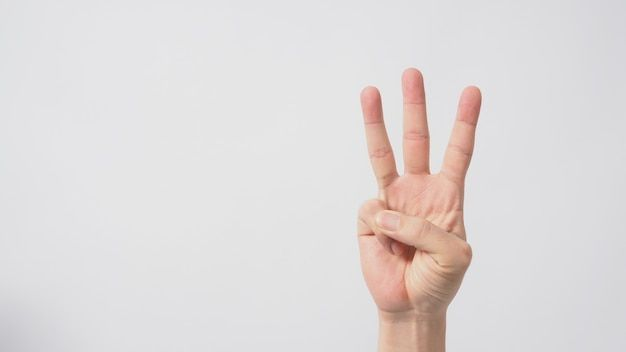
#> input picture imagens/positivas/sinal_1.jpg, 626 x 352 px; its folder holds 4 pictures in this run
$ python try.py
#> lines starting #> are read from the running program, lines starting #| are printed output that depends on the picture
import cv2
import numpy as np
import imutils
from sklearn import svm
from sklearn.model_selection import train_test_split
from sklearn.metrics import accuracy_score

# Carregar as imagens de treinamento e seus rótulos
imagens_treinamento = []
rotulos_treinamento = []

#Dimensões
x = 100
y = 100
largura = 200
altura = 200

# Carregar imagens positivas (sinais)
for i in range(1, 6):
    imagem = cv2.imread(f"imagens/positivas/sinal_{i}.jpg", 0)  # Substitua pelo caminho correto das imagens
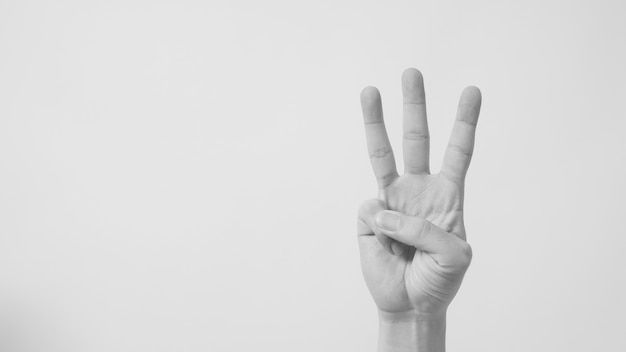
#> imagem: shape (352, 626); min 57, max 239, mean 219.5
    imagem_redimensionada = cv2.resize(imagem, (300, 300))
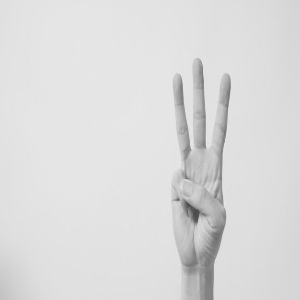
#> imagem_redimensionada: shape (300, 300); min 71, max 237, mean 219.5
    imagens_treinamento.append(imagem_redimensionada)
    rotulos_treinamento.append(1)
#> pass 2 of the loop `for i in range(1, 6):`:
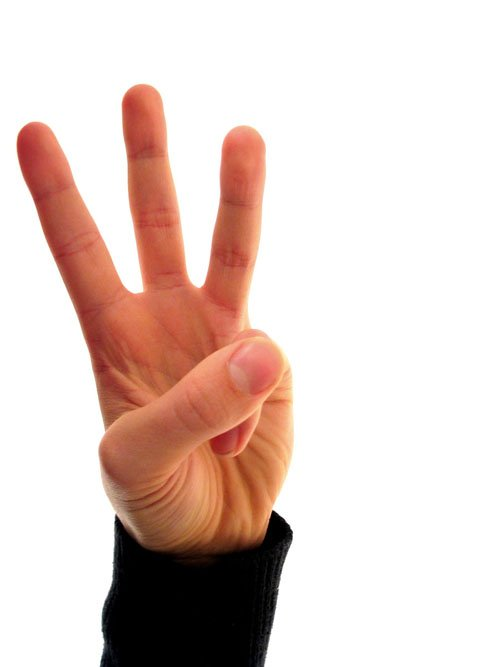
#> input picture imagens/positivas/sinal_2.jpg, 500 x 667 px
#> `imagem = cv2.imread(f"imagens/positivas/sinal_{i}.jpg", 0)`:
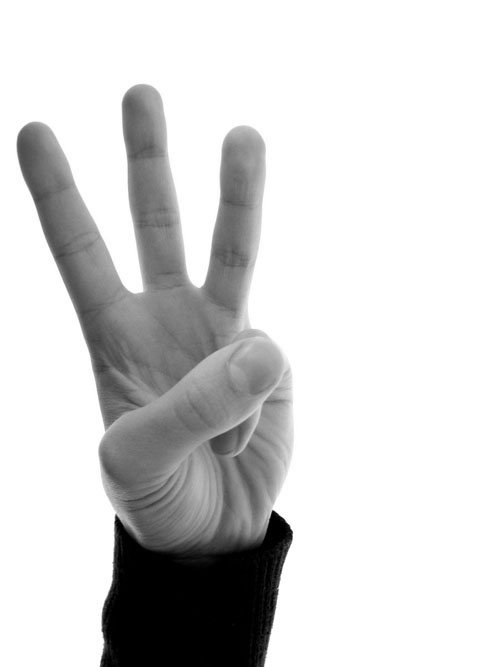
#> imagem: shape (667, 500); min 0, max 255, mean 212.5
#> `imagem_redimensionada = cv2.resize(imagem, (300, 300))`:
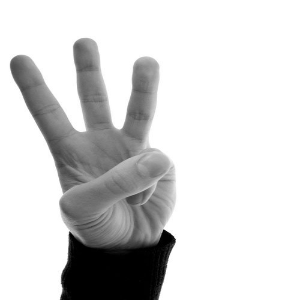
#> imagem_redimensionada: shape (300, 300); min 0, max 255, mean 212.4
#> pass 3 of the loop `for i in range(1, 6):`:
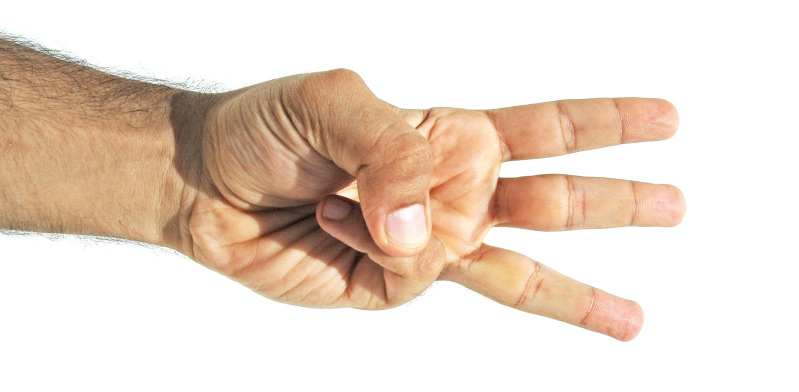
#> input picture imagens/positivas/sinal_3.jpg, 1598 x 783 px (shown at 1/2 size)
#> `imagem = cv2.imread(f"imagens/positivas/sinal_{i}.jpg", 0)`:
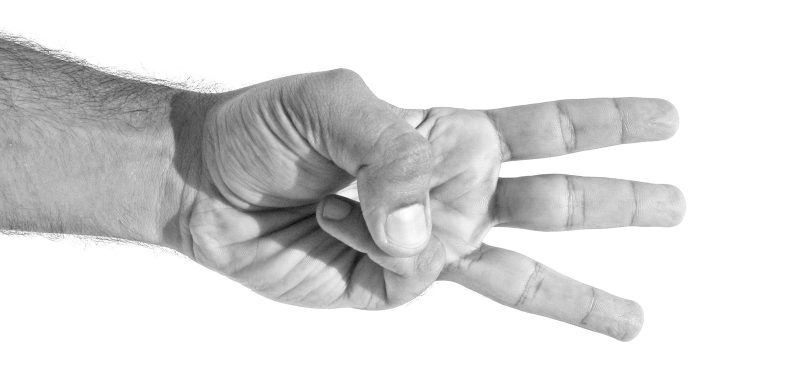
#> imagem: shape (783, 1598) (shown at 1/2 size); min 11, max 255, mean 220.4
#> `imagem_redimensionada = cv2.resize(imagem, (300, 300))`:
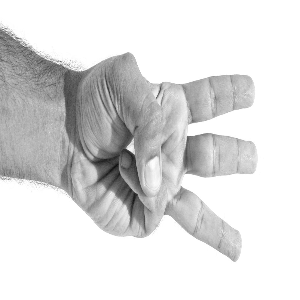
#> imagem_redimensionada: shape (300, 300); min 16, max 255, mean 220.4
#> (the run stopped early here; a loop or call above may not have finished)
